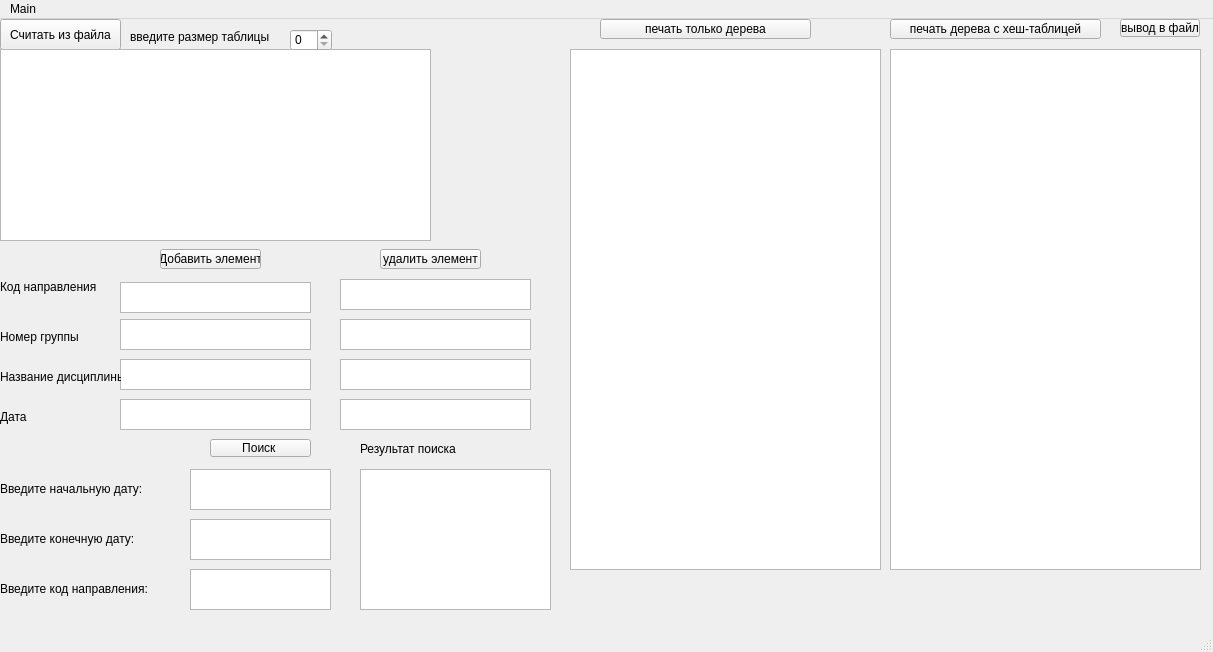
<?xml version="1.0" encoding="UTF-8"?>
<ui version="4.0">
 <class>MainWindow</class>
 <widget class="QMainWindow" name="MainWindow">
  <property name="geometry">
   <rect>
    <x>0</x>
    <y>0</y>
    <width>1213</width>
    <height>652</height>
   </rect>
  </property>
  <property name="windowTitle">
   <string>MainWindow</string>
  </property>
  <widget class="QWidget" name="centralwidget">
   <widget class="QPushButton" name="readFile">
    <property name="geometry">
     <rect>
      <x>0</x>
      <y>0</y>
      <width>121</width>
      <height>31</height>
     </rect>
    </property>
    <property name="text">
     <string>Считать из файла</string>
    </property>
   </widget>
   <widget class="QTableWidget" name="tableWidget">
    <property name="geometry">
     <rect>
      <x>0</x>
      <y>30</y>
      <width>431</width>
      <height>192</height>
     </rect>
    </property>
   </widget>
   <widget class="QPushButton" name="print_Button">
    <property name="geometry">
     <rect>
      <x>890</x>
      <y>0</y>
      <width>211</width>
      <height>20</height>
     </rect>
    </property>
    <property name="text">
     <string>печать дерева с хеш-таблицей</string>
    </property>
   </widget>
   <widget class="QTextEdit" name="textEdit">
    <property name="geometry">
     <rect>
      <x>890</x>
      <y>30</y>
      <width>311</width>
      <height>521</height>
     </rect>
    </property>
   </widget>
   <widget class="QPushButton" name="del_But">
    <property name="geometry">
     <rect>
      <x>380</x>
      <y>230</y>
      <width>101</width>
      <height>20</height>
     </rect>
    </property>
    <property name="text">
     <string>удалить элемент</string>
    </property>
   </widget>
   <widget class="QTextEdit" name="TextDelName">
    <property name="geometry">
     <rect>
      <x>340</x>
      <y>340</y>
      <width>191</width>
      <height>31</height>
     </rect>
    </property>
   </widget>
   <widget class="QPushButton" name="Search_Button">
    <property name="geometry">
     <rect>
      <x>210</x>
      <y>420</y>
      <width>101</width>
      <height>18</height>
     </rect>
    </property>
    <property name="text">
     <string>Поиск </string>
    </property>
   </widget>
   <widget class="QTextEdit" name="Search_FBut">
    <property name="geometry">
     <rect>
      <x>190</x>
      <y>450</y>
      <width>141</width>
      <height>41</height>
     </rect>
    </property>
    <property name="html">
     <string>&lt;!DOCTYPE HTML PUBLIC &quot;-//W3C//DTD HTML 4.0//EN&quot; &quot;http://www.w3.org/TR/REC-html40/strict.dtd&quot;&gt;
&lt;html&gt;&lt;head&gt;&lt;meta name=&quot;qrichtext&quot; content=&quot;1&quot; /&gt;&lt;meta charset=&quot;utf-8&quot; /&gt;&lt;style type=&quot;text/css&quot;&gt;
p, li { white-space: pre-wrap; }
hr { height: 1px; border-width: 0; }
li.unchecked::marker { content: &quot;\2610&quot;; }
li.checked::marker { content: &quot;\2612&quot;; }
&lt;/style&gt;&lt;/head&gt;&lt;body style=&quot; font-family:'Segoe UI'; font-size:9pt; font-weight:400; font-style:normal;&quot;&gt;
&lt;p style=&quot;-qt-paragraph-type:empty; margin-top:0px; margin-bottom:0px; margin-left:0px; margin-right:0px; -qt-block-indent:0; text-indent:0px;&quot;&gt;&lt;br /&gt;&lt;/p&gt;&lt;/body&gt;&lt;/html&gt;</string>
    </property>
   </widget>
   <widget class="QPushButton" name="ExpotrButtom">
    <property name="geometry">
     <rect>
      <x>1120</x>
      <y>0</y>
      <width>80</width>
      <height>18</height>
     </rect>
    </property>
    <property name="text">
     <string>вывод в файл</string>
    </property>
   </widget>
   <widget class="QTextEdit" name="TextTree">
    <property name="geometry">
     <rect>
      <x>570</x>
      <y>30</y>
      <width>311</width>
      <height>521</height>
     </rect>
    </property>
   </widget>
   <widget class="QPushButton" name="print_Button_2">
    <property name="geometry">
     <rect>
      <x>600</x>
      <y>0</y>
      <width>211</width>
      <height>20</height>
     </rect>
    </property>
    <property name="text">
     <string>печать только дерева</string>
    </property>
   </widget>
   <widget class="QLabel" name="label">
    <property name="geometry">
     <rect>
      <x>130</x>
      <y>10</y>
      <width>151</width>
      <height>16</height>
     </rect>
    </property>
    <property name="text">
     <string>введите размер таблицы</string>
    </property>
   </widget>
   <widget class="QSpinBox" name="spinSize">
    <property name="geometry">
     <rect>
      <x>290</x>
      <y>10</y>
      <width>42</width>
      <height>22</height>
     </rect>
    </property>
   </widget>
   <widget class="QTextEdit" name="Search_SBut">
    <property name="geometry">
     <rect>
      <x>190</x>
      <y>500</y>
      <width>141</width>
      <height>41</height>
     </rect>
    </property>
    <property name="html">
     <string>&lt;!DOCTYPE HTML PUBLIC &quot;-//W3C//DTD HTML 4.0//EN&quot; &quot;http://www.w3.org/TR/REC-html40/strict.dtd&quot;&gt;
&lt;html&gt;&lt;head&gt;&lt;meta name=&quot;qrichtext&quot; content=&quot;1&quot; /&gt;&lt;meta charset=&quot;utf-8&quot; /&gt;&lt;style type=&quot;text/css&quot;&gt;
p, li { white-space: pre-wrap; }
hr { height: 1px; border-width: 0; }
li.unchecked::marker { content: &quot;\2610&quot;; }
li.checked::marker { content: &quot;\2612&quot;; }
&lt;/style&gt;&lt;/head&gt;&lt;body style=&quot; font-family:'Segoe UI'; font-size:9pt; font-weight:400; font-style:normal;&quot;&gt;
&lt;p style=&quot;-qt-paragraph-type:empty; margin-top:0px; margin-bottom:0px; margin-left:0px; margin-right:0px; -qt-block-indent:0; text-indent:0px;&quot;&gt;&lt;br /&gt;&lt;/p&gt;&lt;/body&gt;&lt;/html&gt;</string>
    </property>
   </widget>
   <widget class="QTextEdit" name="Search_KodBut">
    <property name="geometry">
     <rect>
      <x>190</x>
      <y>550</y>
      <width>141</width>
      <height>41</height>
     </rect>
    </property>
    <property name="html">
     <string>&lt;!DOCTYPE HTML PUBLIC &quot;-//W3C//DTD HTML 4.0//EN&quot; &quot;http://www.w3.org/TR/REC-html40/strict.dtd&quot;&gt;
&lt;html&gt;&lt;head&gt;&lt;meta name=&quot;qrichtext&quot; content=&quot;1&quot; /&gt;&lt;meta charset=&quot;utf-8&quot; /&gt;&lt;style type=&quot;text/css&quot;&gt;
p, li { white-space: pre-wrap; }
hr { height: 1px; border-width: 0; }
li.unchecked::marker { content: &quot;\2610&quot;; }
li.checked::marker { content: &quot;\2612&quot;; }
&lt;/style&gt;&lt;/head&gt;&lt;body style=&quot; font-family:'Segoe UI'; font-size:9pt; font-weight:400; font-style:normal;&quot;&gt;
&lt;p style=&quot;-qt-paragraph-type:empty; margin-top:0px; margin-bottom:0px; margin-left:0px; margin-right:0px; -qt-block-indent:0; text-indent:0px;&quot;&gt;&lt;br /&gt;&lt;/p&gt;&lt;/body&gt;&lt;/html&gt;</string>
    </property>
   </widget>
   <widget class="QTextEdit" name="Text_result_searching">
    <property name="geometry">
     <rect>
      <x>360</x>
      <y>450</y>
      <width>191</width>
      <height>141</height>
     </rect>
    </property>
   </widget>
   <widget class="QLabel" name="label_2">
    <property name="geometry">
     <rect>
      <x>360</x>
      <y>420</y>
      <width>181</width>
      <height>20</height>
     </rect>
    </property>
    <property name="text">
     <string>Результат поиска</string>
    </property>
   </widget>
   <widget class="QPushButton" name="insert_But">
    <property name="geometry">
     <rect>
      <x>160</x>
      <y>230</y>
      <width>101</width>
      <height>20</height>
     </rect>
    </property>
    <property name="text">
     <string>Добавить элемент</string>
    </property>
   </widget>
   <widget class="QTextEdit" name="Insert_textNomer">
    <property name="geometry">
     <rect>
      <x>120</x>
      <y>300</y>
      <width>191</width>
      <height>31</height>
     </rect>
    </property>
   </widget>
   <widget class="QTextEdit" name="Insert_textName">
    <property name="geometry">
     <rect>
      <x>120</x>
      <y>340</y>
      <width>191</width>
      <height>31</height>
     </rect>
    </property>
   </widget>
   <widget class="QTextEdit" name="TextDelNomer">
    <property name="geometry">
     <rect>
      <x>340</x>
      <y>300</y>
      <width>191</width>
      <height>31</height>
     </rect>
    </property>
   </widget>
   <widget class="QTextEdit" name="TextDelCode">
    <property name="geometry">
     <rect>
      <x>340</x>
      <y>260</y>
      <width>191</width>
      <height>31</height>
     </rect>
    </property>
   </widget>
   <widget class="QTextEdit" name="Insert_textDate">
    <property name="geometry">
     <rect>
      <x>120</x>
      <y>380</y>
      <width>191</width>
      <height>31</height>
     </rect>
    </property>
   </widget>
   <widget class="QTextEdit" name="TextDelDate">
    <property name="geometry">
     <rect>
      <x>340</x>
      <y>380</y>
      <width>191</width>
      <height>31</height>
     </rect>
    </property>
   </widget>
   <widget class="QLabel" name="label_3">
    <property name="geometry">
     <rect>
      <x>0</x>
      <y>260</y>
      <width>111</width>
      <height>16</height>
     </rect>
    </property>
    <property name="text">
     <string>Код направления</string>
    </property>
   </widget>
   <widget class="QLabel" name="label_4">
    <property name="geometry">
     <rect>
      <x>0</x>
      <y>310</y>
      <width>111</width>
      <height>16</height>
     </rect>
    </property>
    <property name="text">
     <string>Номер группы</string>
    </property>
   </widget>
   <widget class="QLabel" name="label_5">
    <property name="geometry">
     <rect>
      <x>0</x>
      <y>350</y>
      <width>121</width>
      <height>16</height>
     </rect>
    </property>
    <property name="text">
     <string>Название дисциплины</string>
    </property>
   </widget>
   <widget class="QLabel" name="label_6">
    <property name="geometry">
     <rect>
      <x>0</x>
      <y>390</y>
      <width>111</width>
      <height>16</height>
     </rect>
    </property>
    <property name="text">
     <string>Дата</string>
    </property>
   </widget>
   <widget class="QTextEdit" name="textCode">
    <property name="geometry">
     <rect>
      <x>120</x>
      <y>263</y>
      <width>191</width>
      <height>31</height>
     </rect>
    </property>
   </widget>
   <widget class="QLabel" name="label_7">
    <property name="geometry">
     <rect>
      <x>0</x>
      <y>460</y>
      <width>181</width>
      <height>20</height>
     </rect>
    </property>
    <property name="text">
     <string>Введите начальную дату: </string>
    </property>
   </widget>
   <widget class="QLabel" name="label_8">
    <property name="geometry">
     <rect>
      <x>0</x>
      <y>510</y>
      <width>181</width>
      <height>20</height>
     </rect>
    </property>
    <property name="text">
     <string>Введите конечную дату: </string>
    </property>
   </widget>
   <widget class="QLabel" name="label_9">
    <property name="geometry">
     <rect>
      <x>0</x>
      <y>560</y>
      <width>181</width>
      <height>20</height>
     </rect>
    </property>
    <property name="text">
     <string>Введите код направления:</string>
    </property>
   </widget>
  </widget>
  <widget class="QMenuBar" name="menubar">
   <property name="geometry">
    <rect>
     <x>0</x>
     <y>0</y>
     <width>1213</width>
     <height>17</height>
    </rect>
   </property>
   <widget class="QMenu" name="menuMain">
    <property name="title">
     <string>Main</string>
    </property>
   </widget>
   <addaction name="menuMain"/>
  </widget>
  <widget class="QStatusBar" name="statusbar"/>
 </widget>
 <resources/>
 <connections/>
</ui>
